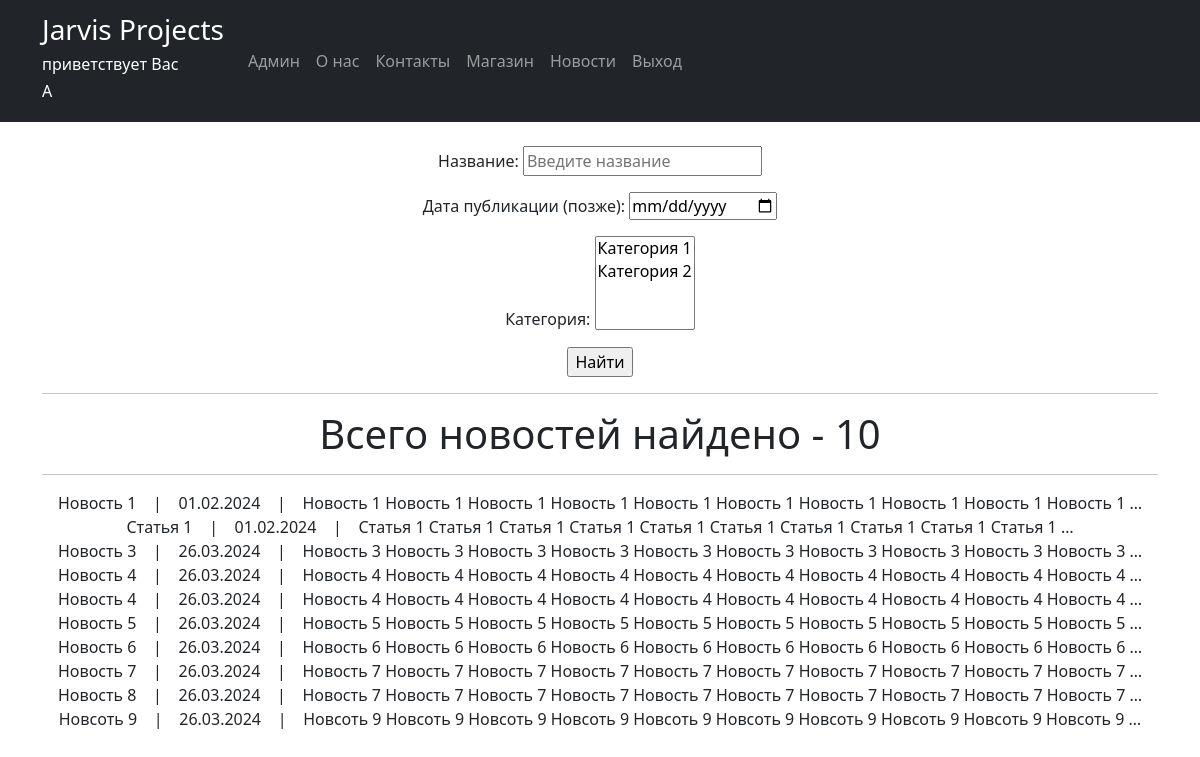
/newsportal/posts/search (signed in), run on the app's committed database.
### newsportal/models.py (models this page shows, shortened)
class Post(models.Model):
    author = models.ForeignKey(Author, on_delete=models.CASCADE)
    postCategory = models.ManyToManyField(Category, through='PostCategory', verbose_name='Категория')
    CATEGORY_CHOICES = (
        ('NW', 'Новость'),
        ('AR', 'Статья'),
    )
    categoryType = models.CharField(max_length=2, choices=CATEGORY_CHOICES)
    dateCreation = models.DateTimeField(auto_now_add=True)
    title = models.CharField(max_length=128, verbose_name='Заголовок')
    text = models.TextField(verbose_name='Содержание')
    rating = models.IntegerField(default=0)
    class Meta:
        verbose_name = 'Контент'
        verbose_name_plural = 'Контент'

### newsportal/views.py (the view)
# urls.py: path('posts/', PostList.as_view(template_name = 'newsportal/posts.html'), name='posts'),
class PostList(ListView):
    model = Post
    ordering = 'dateCreation'
    context_object_name = 'posts'
    paginate_by = 10
    def get_queryset(self):
        queryset = super().get_queryset()
        self.filterset = PostFilter(self.request.GET, queryset)
        return self.filterset.qs
    def get_context_data(self, **kwargs):
        context = super().get_context_data(**kwargs)
        context['total_posts_count'] = self.filterset.qs.count()
        context['filterset'] = self.filterset
        context['user_is_author'] = self.request.user.groups.filter(name='authors').exists()
        context['user_is_not_author'] = not self.request.user.groups.filter(name='authors').exists()
        return context

### newsportal/models.py (called while the page is built)
    def __str__(self):
        return f'{self.name}'

### newsportal/templatetags/custom_filters_newsportal.py (called while the page is built)
@register.filter()
def censor(value):
    stop_list = STOP_LIST_WORDS
    for word in value.split():
        if word.lower() in stop_list:
            value = value.replace(word, f'{word[0]}{"*" * (len(word)-1)}')
    return value

### newsportal/templates/newsportal/posts_search.html (shortened to what this page needs)
{% extends 'flatpages/default.html' %}
{% load custom_filters_newsportal %}
{% load custom_tags_newsportal %}
{% block content %}
    <br>
    <form action="" method="get">
        {{ filterset.form.as_p }}
        <input type="submit" value="Найти" />
    </form>
    <hr>
    <h1>Всего новостей найдено - {{ total_posts_count }}</h1>
    <hr>
    {% if posts %}
           {% for post in posts %}
           <tr>
                {{ post.title|censor }} &nbsp&nbsp | &nbsp&nbsp
                {{ post.dateCreation|date:'d.m.Y'}} &nbsp&nbsp | &nbsp&nbsp
                {{ post.text|truncatewords:20|censor}}
                <br>
           {% endfor %}
    {% endif %}
{% endblock content %}

### templates/flatpages/default.html (shortened to what this page needs)
<!DOCTYPE html>
<html lang="en">
    <head>
        {% load static %}
        <link href="{% static 'css/styles.css' %}" rel="stylesheet" />
    </head>
    <body>
        <nav class="navbar navbar-expand-lg navbar-dark bg-dark static-top">
            <div class="container">
                <a class="navbar-brand" href="#"><h3>Jarvis Projects</h3>
                    <h6>приветствует Вас</h6>
                    <h6>{{ user.username }}</h6></a>
                <div class="collapse navbar-collapse" id="navbarResponsive">
                    <ul class="navbar-nav ml-auto">
                        <li class="nav-item active">
                            <a class="nav-link" href="/admin">Админ
                            </a>
                        </li>
                        <li class="nav-item">
                            <a class="nav-link" href="/">О нас</a>
                        </li>
                        <li class="nav-item">
                            <a class="nav-link" href="/contacts/">Контакты</a>
                        </li>
                        <li class="nav-item">
                            <a class="nav-link" href="/store/products/">Магазин</a>
                        </li>
                        <li class="nav-item">
                            <a class="nav-link" href="/newsportal/posts/">Новости</a>
                        </li>
                        {% if user.is_authenticated %}
                        <li class="nav-item">
                            <form method="post" action="{% url 'logout' %}">
                                <button type="submit" class="nav-link" style="background-color: transparent; border: none; cursor: pointer;">Выход</button>
                            </form>
                        </li>
                        {% endif %}
                    </ul>
                </div>
            </div>
        </nav>
        <div class="container">
            <div class="row">
                <div class="col-lg-12 text-center">
                    {% block content %}{% endblock content %}
                </div>
            </div>
         </div>
    </body>
</html>

### data on the page
Post: title|censor "Новость 1", dateCreation "01.02.2024", text|censor "Новость 1 Новость 1 Новость 1 Новость 1 Новость 1 Новость 1 Новость 1 Новость 1 Новость 1 Новость 1 …"
Post: title|censor "Статья 1", dateCreation "01.02.2024", text|censor "Статья 1 Статья 1 Статья 1 Статья 1 Статья 1 Статья 1 Статья 1 Статья 1 Статья 1 Статья 1 …"
Post: title|censor "Новость 3", dateCreation "26.03.2024", text|censor "Новость 3 Новость 3 Новость 3 Новость 3 Новость 3 Новость 3 Новость 3 Новость 3 Новость 3 Новость 3 …"
Post: title|censor "Новость 4", dateCreation "26.03.2024", text|censor "Новость 4 Новость 4 Новость 4 Новость 4 Новость 4 Новость 4 Новость 4 Новость 4 Новость 4 Новость 4 …"
Post: title|censor "Новость 4", dateCreation "26.03.2024", text|censor "Новость 4 Новость 4 Новость 4 Новость 4 Новость 4 Новость 4 Новость 4 Новость 4 Новость 4 Новость 4 …"
Post: title|censor "Новость 5", dateCreation "26.03.2024", text|censor "Новость 5 Новость 5 Новость 5 Новость 5 Новость 5 Новость 5 Новость 5 Новость 5 Новость 5 Новость 5 …"
Post: title|censor "Новость 6", dateCreation "26.03.2024", text|censor "Новость 6 Новость 6 Новость 6 Новость 6 Новость 6 Новость 6 Новость 6 Новость 6 Новость 6 Новость 6 …"
Post: title|censor "Новость 7", dateCreation "26.03.2024", text|censor "Новость 7 Новость 7 Новость 7 Новость 7 Новость 7 Новость 7 Новость 7 Новость 7 Новость 7 Новость 7 …"
Post: title|censor "Новость 8", dateCreation "26.03.2024", text|censor "Новость 7 Новость 7 Новость 7 Новость 7 Новость 7 Новость 7 Новость 7 Новость 7 Новость 7 Новость 7 …"
Post: title|censor "Новсоть 9", dateCreation "26.03.2024", text|censor "Новсоть 9 Новсоть 9 Новсоть 9 Новсоть 9 Новсоть 9 Новсоть 9 Новсоть 9 Новсоть 9 Новсоть 9 Новсоть 9 …"

### other printed values
{{ user.username }} "A"
{{ total_posts_count }} "10"
